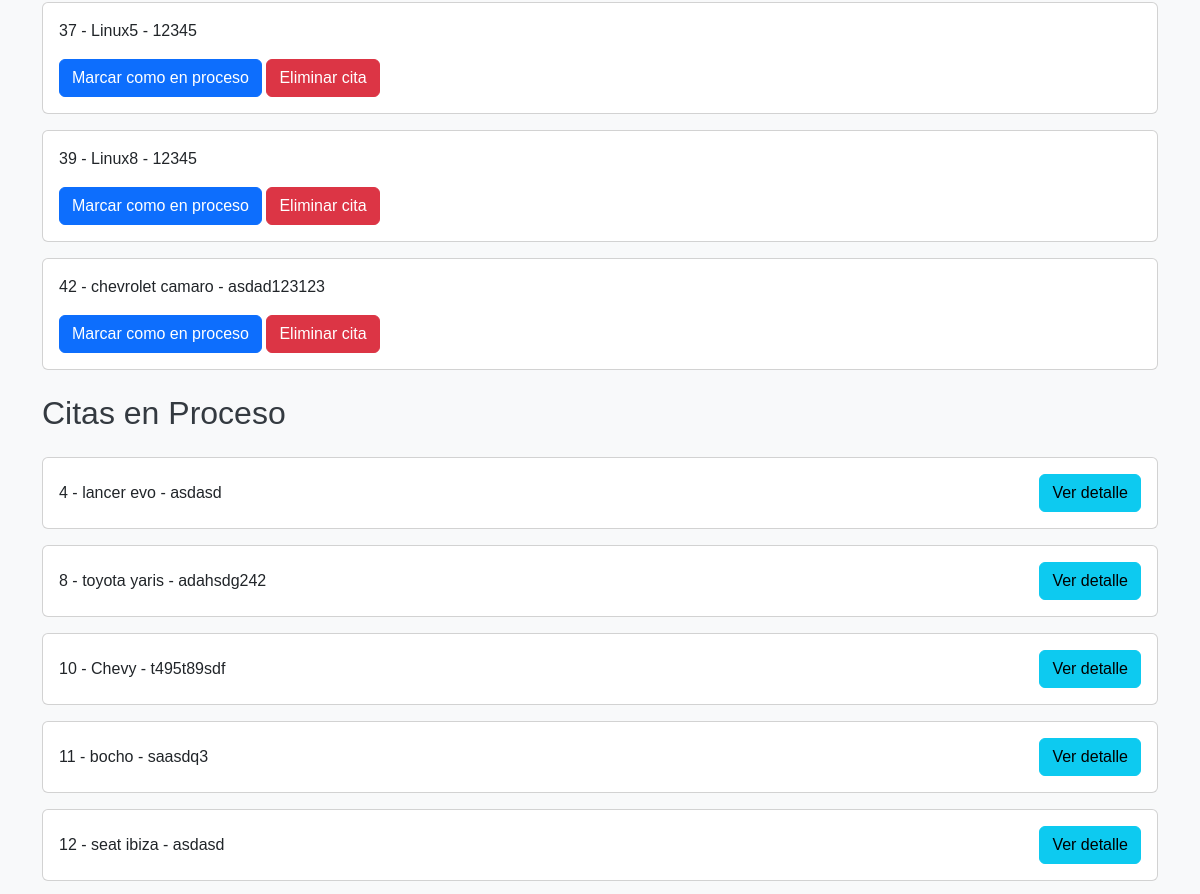
Before: /panel_encargado/ (signed in, middle part) with the older database file.
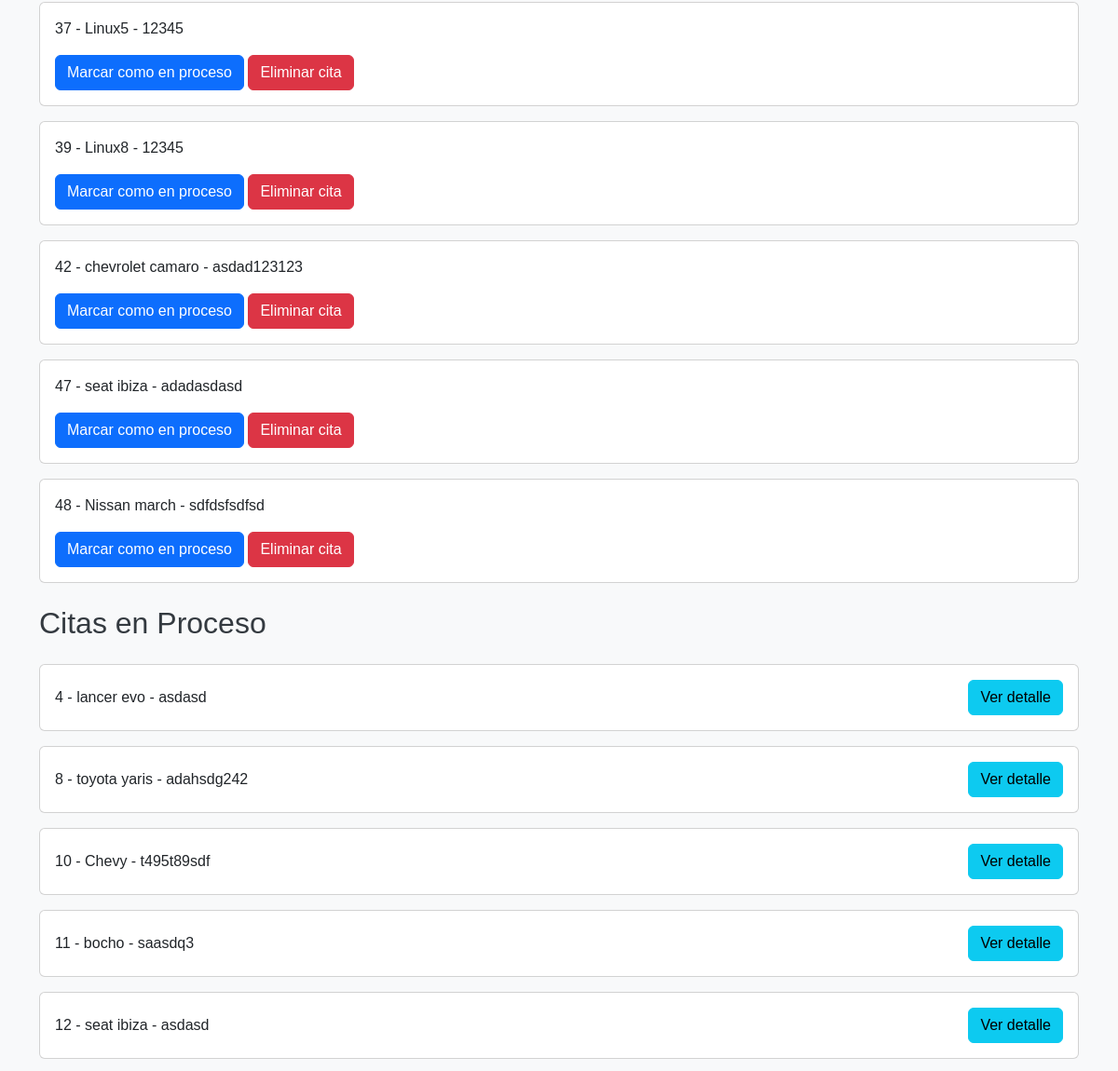
After: the same page with the newer database file.
### autenticacion/models.py (models this page shows)
class Cita(models.Model):
    usuario = models.ForeignKey(User, on_delete=models.CASCADE)
    modelo_carro = models.CharField(max_length=100)
    color = models.CharField(max_length=100)
    placas = models.CharField(max_length=20)
    fecha = models.DateField()
    hora = models.TimeField()
    estado = models.CharField(max_length=50, default='pendiente')
    retroalimentacion = models.TextField(null=True, blank=True)
    servicios = models.ManyToManyField(Servicio, through='DetalleCita')
    def __str__(self):
        return f"Cita {self.id} - {self.modelo_carro}"

### autenticacion/views.py (the view)
# urls.py: path('panel_encargado/', v_auth.panel_encargado, name='panel_encargado'),
@login_required
def panel_encargado(request):
    citas_pendientes = Cita.objects.filter(estado='pendiente')
    citas_en_proceso = Cita.objects.filter(estado='en proceso')
    citas_finalizadas = Cita.objects.filter(estado='finalizada')
    print("Citas en espera: ",citas_pendientes.count())
    for cita1 in citas_pendientes:
        print(cita1)
    print("Citas en proceso: ", citas_en_proceso.count())
    for cita2 in citas_en_proceso:
        print(cita2)
    print("Citas finalizadas: " , citas_en_proceso.count())
    for cita3 in citas_en_proceso:
        print(cita3)
    return render(request, 'panelEncargado.html', {
        'citas_en_espera': citas_pendientes,
        'citas_en_proceso': citas_en_proceso,
        'citas_finalizadas': citas_finalizadas
    })

### main/templates/panelEncargado.html (shortened to what this page needs)
<!DOCTYPE html>
<html lang="en">
<head>
    {% extends 'layouts/base.html' %}
    {% block content %}
    <div class="container">
        <div id="en_espera" class="tabcontent" style="display: block;">
            {% for cita in citas_en_espera %}
                <div class="card mb-3">
                    <div class="card-body">
                        <p class="card-text">{{ cita.id }} - {{cita.modelo_carro}} - {{cita.placas}}</p>
                        <form action="{% url 'modificar_estado_cita' cita.id %}" method="post" class="d-inline">
                            <button type="submit" class="btn btn-primary" onclick="return confirm('¿Estás seguro de modificar el estado de la cita?')">Marcar como en proceso</button>
                        </form>
                        <form action="{% url 'eliminar_cita' cita.id %}" method="post" class="d-inline">
                            <button type="submit" class="btn btn-danger" onclick="return confirm('¿Estás seguro de eliminar la cita?')">Eliminar cita</button>
                        </form>
                    </div>
                </div>
            {% endfor %}
        </div>
        <div id="en_proceso" class="tabcontent">
            <h2 class="my-4">Citas en Proceso</h2>
            {% for cita in citas_en_proceso %}
                <div class="card mb-3">
                    <div class="card-body d-flex justify-content-between align-items-center">
                        <div>
                            <p class="card-text mb-0">{{ cita.id }} - {{cita.modelo_carro}} - {{cita.placas}}</p>
                        </div>
                        <a href="{% url 'detalle_cita_en_proceso' cita.id%}" class="btn btn-info">Ver detalle</a>
                    </div>
                </div>
            {% endfor %}
        </div>
    </div>
    {% endblock %}

Changed rows visible on the page:
added Cita: id "47", modelo_carro "seat ibiza", placas "adadasdasd"
added Cita: id "48", modelo_carro "Nissan march", placas "sdfdsfsdfsd"
